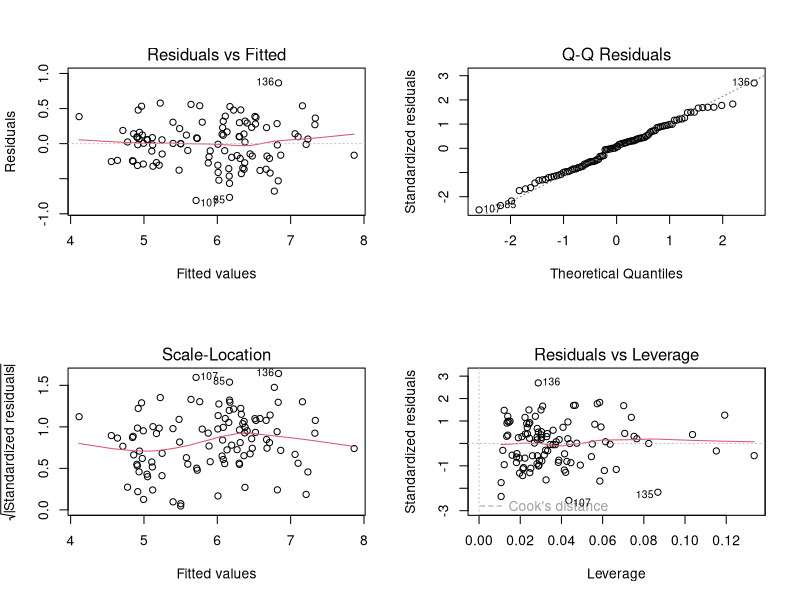

R code for this plot:
# iris dataset으로 회귀분석 : train/test 로 데이터 분리해서 처리
head(iris, 3)
str(iris)
NROW(iris)

set.seed(12)
sam_tt <- sample(1:NROW(iris), NROW(iris) * 0.7, replace = F)
NROW(sam_tt)
train <- iris[sam_tt, ] # 모델 학습용 데이터 train data
test <- iris[-sam_tt, ] # 모델 검정용 데이터 test data
dim(train)  # 105 5
dim(test)   # 45 5
train
head(train, 5)
head(test, 15)

# 모델 작성
model <- lm(Sepal.Length ~ Sepal.Width + Petal.Length + Petal.Width, data = train)
model

summary(model) # p-value: < 2.2e-16 < 0.05, Adjusted R-squared:  0.8455

library(car)
# 다중공선성
vif(model)
# Sepal.Width Petal.Length  Petal.Width 
# 1.337277    15.137142    14.014160    의심

par(mfrow=c(2,2))
plot(model)

# 정규성
shapiro.test(model$residuals)  # p-value = 0.8316 > 0.05 만족

# 독립성
durbinWatsonTest(model)  # D-W Statistic  2.496394

# 등분산성
ncvTest(model)  # p = 0.12729 > 0.05

#검정
pred <- predict(model, test)  # test로 검정
pred

cat('실제값 : ', head(test[, 1], 5))
cat('예측값 : ', pred[1:5])
